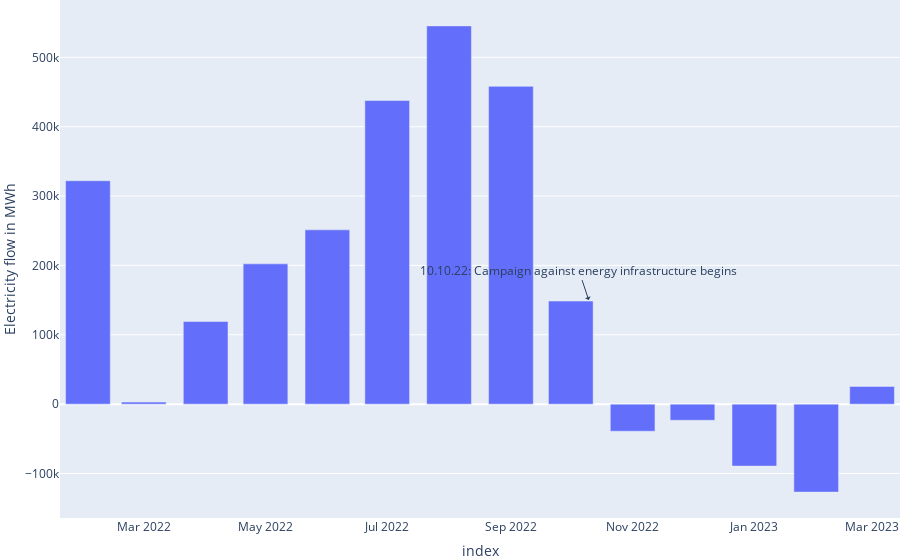

The cell this chart's notebook holds for it:
### Markdown cell above
### Resampling to middle of month
See [stackoverflow: pandas monthly resample 15th day](https://stackoverflow.com/questions/47246384/pandas-monthly-resample-15th-day)

```python
df1 = df.resample('MS', loffset=pd.Timedelta(14, 'd')).sum()
```

Warnings: `FutureWarning: 'loffset' in .resample() and in Grouper() is deprecated.`

```python
df.resample(freq="3s", loffset="8H")
```

becomes:

```python
from pandas.tseries.frequencies import to_offset
df = df.resample(freq="3s").mean()
df.index = df.index.to_timestamp() + to_offset("8H")
```

### Code cell
fig = px.bar(
    pd.DataFrame({
        'Net flow': ukraine_net.apply(sum, axis=1).resample('MS').sum(),
    }),
    #title='Net electricity flows of Ukraine to neighboring countries',
    labels={'value': 'Electricity flow in MWh', 'variable': ''},
    #category_orders={'variable': ['Net flows']},
)
fig.update_layout(**plotly_config)
fig.add_annotation( # add a text callout with arrow
    text="10.10.22: Campaign against energy infrastructure begins",
    x=pd.to_datetime('2022-10-10'), y=1.5 * 10e4,
    arrowhead=1, showarrow=True
)
fig.update_layout(showlegend=False)

### Figure 1 — Plotly figure (JSON) as saved in the notebook; plotly's stock layout.template omitted (floating-point values rounded to 4 significant figures)
{"data": [{"alignmentgroup": "True", "hovertemplate": "=Net flow<br>index=%{x}<br>Electricity flow in MWh=%{y}<extra></extra>", "legendgroup": "Net flow", "marker": {"color": "#636efa", "pattern": {"shape": ""}}, "name": "Net flow", "offsetgroup": "Net flow", "orientation": "v", "showlegend": true, "textposition": "auto", "type": "bar", "x": ["2022-02-01T00:00:00+00:00", "2022-03-01T00:00:00+00:00", "2022-04-01T00:00:00+00:00", "2022-05-01T00:00:00+00:00", "2022-06-01T00:00:00+00:00", "2022-07-01T00:00:00+00:00", "2022-08-01T00:00:00+00:00", "2022-09-01T00:00:00+00:00", "2022-10-01T00:00:00+00:00", "2022-11-01T00:00:00+00:00", "2022-12-01T00:00:00+00:00", "2023-01-01T00:00:00+00:00", "2023-02-01T00:00:00+00:00", "2023-03-01T00:00:00+00:00"], "xaxis": "x", "y": [322134, 2955, 119177, 202247, 251259, 437743, 545339, 458218, 148638, -39073, -23257, -89297, -126818, 25506], "yaxis": "y"}], "layout": {"annotations": [{"arrowhead": 1, "showarrow": true, "text": "10.10.22: Campaign against energy infrastructure begins", "x": "2022-10-10T00:00:00", "y": 150000}], "autosize": true, "barmode": "relative", "legend": {"title": {"text": ""}, "tracegroupgap": 0}, "margin": {"b": 0, "l": 0, "pad": 0, "r": 0, "t": 0}, "showlegend": false, "xaxis": {"anchor": "y", "domain": [0, 1], "title": {"text": "index"}}, "yaxis": {"anchor": "x", "domain": [0, 1], "title": {"text": "Electricity flow in MWh"}}}}
